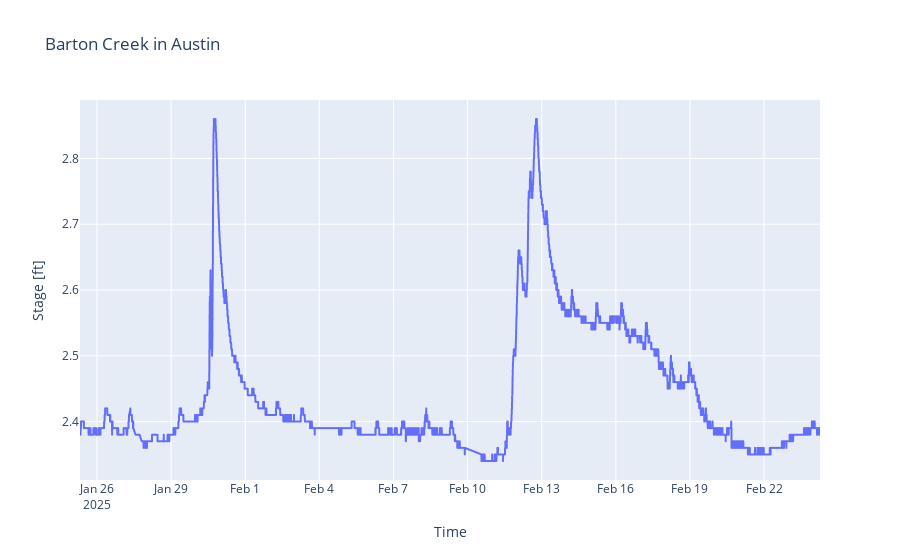

The code cell stored with this chart in its notebook:
### Code cell
fig = px.line(df, x='validTime', y='primary', title='Barton Creek in Austin') 
fig.update_layout(xaxis_title='Time', yaxis_title='Stage [ft]')
fig.show()

### Figure 1 — Plotly figure (JSON) as saved in the notebook; plotly's stock layout.template omitted (floating-point values rounded to 4 significant figures; data arrays with more than 128 entries replaced by an {"elided": "..."} marker saying what was removed)
{"data": [{"hovertemplate": "validTime=%{x}<br>primary=%{y}<extra></extra>", "legendgroup": "", "line": {"color": "#636efa", "dash": "solid"}, "marker": {"symbol": "circle"}, "mode": "lines", "name": "", "showlegend": false, "type": "scattergl", "x": {"elided": "8183 str values"}, "xaxis": "x", "y": {"elided": "8183 float values"}, "yaxis": "y"}], "layout": {"legend": {"tracegroupgap": 0}, "title": {"text": "Barton Creek in Austin"}, "xaxis": {"anchor": "y", "domain": [0, 1], "title": {"text": "Time"}}, "yaxis": {"anchor": "x", "domain": [0, 1], "title": {"text": "Stage [ft]"}}}}
